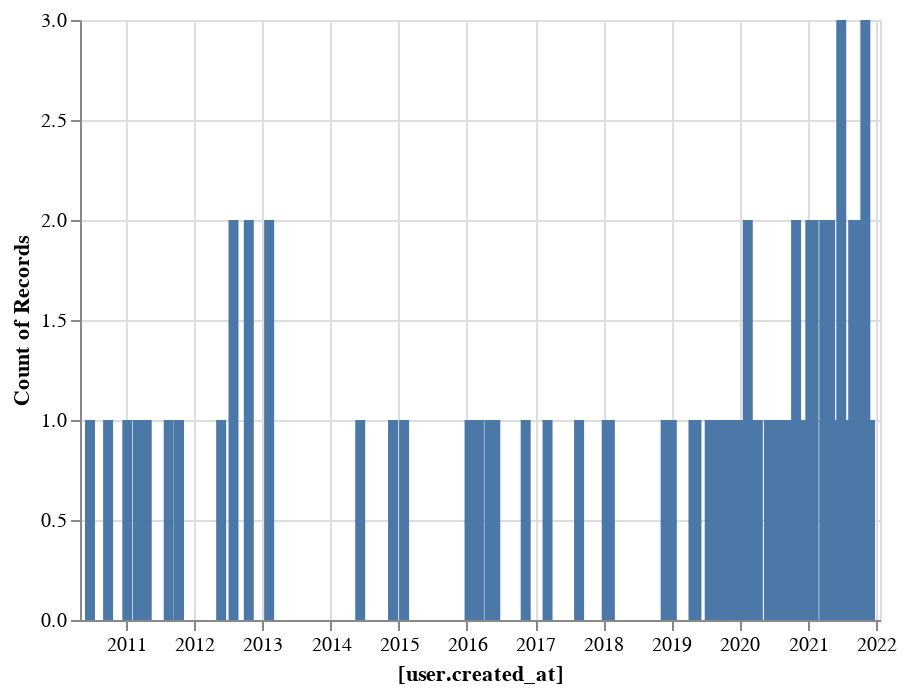

Write notebook code for a chart like this one.
### Markdown cell above
### Account creation date

### Code cell
# Zero out the time
tmpdf = df
tmpdf["user.created_at"] = tmpdf["user.created_at"].dt.normalize()

# Select unique
tmpdf.drop_duplicates(['user.id_str','created_at'])

present("created_date", alt.Chart(tmpdf[['user.created_at']]).mark_bar().encode(
    alt.X("[user.created_at]:T"),
    y='count()',
))

### Figure 1 — Vega-Lite specification as saved in the notebook (floating-point values rounded to 4 significant figures)
{"config": {"view": {"continuousWidth": 400, "continuousHeight": 300}}, "data": {"name": "data-dbacda0022960f92124bd56309a0e29a"}, "mark": "bar", "encoding": {"x": {"type": "temporal", "field": "[user.created_at]"}, "y": {"type": "quantitative", "aggregate": "count"}}, "$schema": "https://vega.github.io/schema/vega-lite/v4.8.1.json", "datasets": {"data-dbacda0022960f92124bd56309a0e29a": [{"user.created_at": "2019-10-26T00:00:00"}, {"user.created_at": "2019-09-30T00:00:00"}, {"user.created_at": "2020-12-19T00:00:00"}, {"user.created_at": "2020-12-06T00:00:00"}, {"user.created_at": "2021-04-25T00:00:00"}, {"user.created_at": "2021-11-10T00:00:00"}, {"user.created_at": "2019-12-12T00:00:00"}, {"user.created_at": "2021-06-30T00:00:00"}, {"user.created_at": "2021-06-20T00:00:00"}, {"user.created_at": "2021-09-02T00:00:00"}, {"user.created_at": "2021-01-30T00:00:00"}, {"user.created_at": "2021-01-15T00:00:00"}, {"user.created_at": "2018-12-02T00:00:00"}, {"user.created_at": "2021-01-15T00:00:00"}, {"user.created_at": "2020-01-08T00:00:00"}, {"user.created_at": "2021-06-30T00:00:00"}, {"user.created_at": "2021-06-30T00:00:00"}, {"user.created_at": "2020-01-21T00:00:00"}, {"user.created_at": "2011-03-06T00:00:00"}, {"user.created_at": "2017-08-25T00:00:00"}, {"user.created_at": "2021-08-17T00:00:00"}, {"user.created_at": "2021-02-02T00:00:00"}, {"user.created_at": "2021-03-31T00:00:00"}, {"user.created_at": "2021-04-26T00:00:00"}, {"user.created_at": "2021-03-31T00:00:00"}, {"user.created_at": "2018-02-06T00:00:00"}, {"user.created_at": "2021-02-02T00:00:00"}, {"user.created_at": "2019-11-08T00:00:00"}, {"user.created_at": "2021-11-16T00:00:00"}, {"user.created_at": "2021-11-06T00:00:00"}, {"user.created_at": "2011-08-18T00:00:00"}, {"user.created_at": "2021-11-06T00:00:00"}, {"user.created_at": "2016-11-12T00:00:00"}, {"user.created_at": "2021-11-05T00:00:00"}, {"user.created_at": "2012-07-30T00:00:00"}, {"user.created_at": "2021-11-06T00:00:00"}, {"user.created_at": "2018-12-13T00:00:00"}, {"user.created_at": "2012-07-30T00:00:00"}, {"user.created_at": "2020-02-05T00:00:00"}, {"user.created_at": "2019-08-25T00:00:00"}, {"user.created_at": "2021-08-09T00:00:00"}, {"user.created_at": "2020-08-18T00:00:00"}, {"user.created_at": "2020-02-15T00:00:00"}, {"user.created_at": "2020-06-29T00:00:00"}, {"user.created_at": "2020-02-15T00:00:00"}, {"user.created_at": "2020-04-09T00:00:00"}, {"user.created_at": "2020-03-28T00:00:00"}, {"user.created_at": "2015-01-30T00:00:00"}, {"user.created_at": "2016-01-16T00:00:00"}, {"user.created_at": "2020-11-06T00:00:00"}, {"user.created_at": "2020-08-24T00:00:00"}, {"user.created_at": "2021-05-01T00:00:00"}, {"user.created_at": "2020-03-30T00:00:00"}, {"user.created_at": "2016-05-01T00:00:00"}, {"user.created_at": "2021-05-01T00:00:00"}, {"user.created_at": "2021-07-11T00:00:00"}, {"user.created_at": "2020-10-13T00:00:00"}, {"user.created_at": "2021-04-04T00:00:00"}, {"user.created_at": "2018-12-31T00:00:00"}, {"user.created_at": "2020-04-04T00:00:00"}, {"user.created_at": "2019-01-04T00:00:00"}, {"user.created_at": "2021-09-02T00:00:00"}, {"user.created_at": "2016-03-06T00:00:00"}, {"user.created_at": "2020-12-28T00:00:00"}, {"user.created_at": "2021-12-01T00:00:00"}, {"user.created_at": "2013-02-06T00:00:00"}, {"user.created_at": "2010-09-27T00:00:00"}, {"user.created_at": "2014-12-02T00:00:00"}, {"user.created_at": "2011-01-08T00:00:00"}, {"user.created_at": "2020-11-02T00:00:00"}, {"user.created_at": "2019-12-23T00:00:00"}, {"user.created_at": "2021-10-03T00:00:00"}, {"user.created_at": "2019-07-26T00:00:00"}, {"user.created_at": "2021-10-17T00:00:00"}, {"user.created_at": "2021-08-22T00:00:00"}, {"user.created_at": "2021-09-26T00:00:00"}, {"user.created_at": "2017-03-09T00:00:00"}, {"user.created_at": "2012-05-25T00:00:00"}, {"user.created_at": "2020-10-31T00:00:00"}, {"user.created_at": "2020-06-07T00:00:00"}, {"user.created_at": "2013-02-06T00:00:00"}, {"user.created_at": "2020-10-31T00:00:00"}, {"user.created_at": "2012-10-20T00:00:00"}, {"user.created_at": "2019-05-16T00:00:00"}, {"user.created_at": "2014-06-09T00:00:00"}, {"user.created_at": "2021-04-25T00:00:00"}, {"user.created_at": "2019-04-30T00:00:00"}, {"user.created_at": "2011-04-22T00:00:00"}, {"user.created_at": "2016-06-02T00:00:00"}, {"user.created_at": "2011-10-12T00:00:00"}, {"user.created_at": "2010-06-22T00:00:00"}, {"user.created_at": "2012-10-20T00:00:00"}, {"user.created_at": "2020-08-22T00:00:00"}, {"user.created_at": "2020-02-28T00:00:00"}, {"user.created_at": "2020-12-26T00:00:00"}, {"user.created_at": "2021-09-25T00:00:00"}, {"user.created_at": "2020-08-06T00:00:00"}, {"user.created_at": "2018-01-20T00:00:00"}, {"user.created_at": "2021-10-17T00:00:00"}, {"user.created_at": "2020-09-29T00:00:00"}]}}
